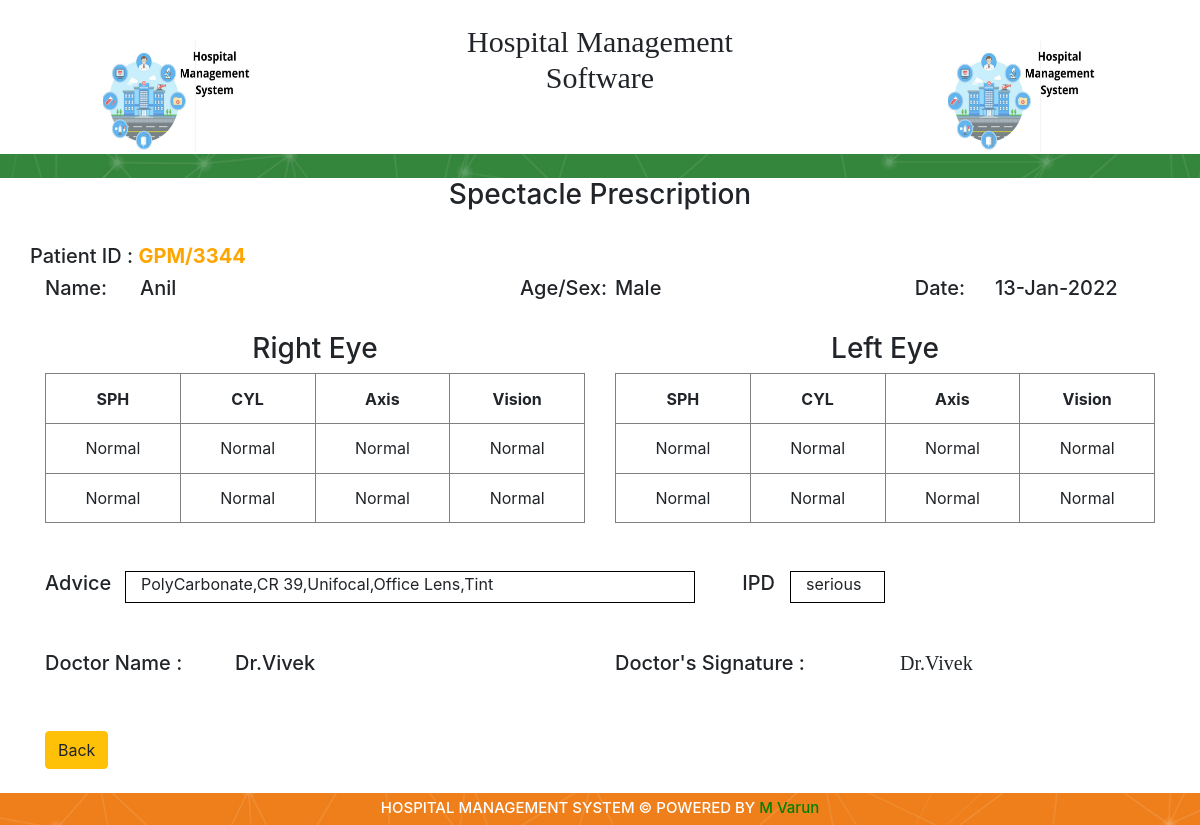
/prescription_details/?id=1 (signed in), run on the app's committed database.
### tables this page shows
CREATE TABLE `appointment_details` (
  `id` int(11) NOT NULL AUTO_INCREMENT,
  `Patient_Id` varchar(45) DEFAULT NULL,
  `Token_Number` varchar(45) DEFAULT NULL,
  `Type` varchar(45) DEFAULT NULL,
  `Doctor` varchar(45) DEFAULT NULL,
  `Fees` varchar(45) DEFAULT NULL,
  `Validity_Period` varchar(45) DEFAULT NULL,
  `Time_Slots` varchar(45) DEFAULT NULL,
  `created_by` int(11) DEFAULT NULL,
  `created_datetime` datetime DEFAULT NULL,
  `updated_by` int(11) DEFAULT NULL,
  `updated_datetime` datetime DEFAULT NULL,
  `deleted_by` int(11) DEFAULT NULL,
  `deleted_datetime` datetime DEFAULT NULL,
  `status` enum('Active','Inactive','Deleted') DEFAULT 'Active',
  `op_date` varchar(45) DEFAULT NULL,
  `op_status` int(11) DEFAULT '1',
  PRIMARY KEY (`id`),
  UNIQUE KEY `Token_Number_UNIQUE` (`Token_Number`)
);

CREATE TABLE `patient_registration` (
  `id` int(11) NOT NULL AUTO_INCREMENT,
  `Patient_Name` varchar(50) DEFAULT NULL,
  `Patient_Id` varchar(45) DEFAULT NULL,
  `Aadhar_Number` varchar(45) DEFAULT NULL,
  `Relation_Name` varchar(45) DEFAULT NULL,
  `Gender` varchar(45) DEFAULT NULL,
  `Blood_Group` varchar(45) DEFAULT NULL,
  `Date_of_Birth` varchar(45) DEFAULT NULL,
  `Age` varchar(45) DEFAULT NULL,
  `Mobile_Number` varchar(45) DEFAULT NULL,
  `Emergency_Mobile_Number` varchar(45) DEFAULT NULL,
  `Email` varchar(45) DEFAULT NULL,
  `Pincode` varchar(45) DEFAULT NULL,
  `Address` varchar(45) DEFAULT NULL,
  `Landmark` varchar(45) DEFAULT NULL,
  `Photo` varchar(45) DEFAULT NULL,
  `created_by` int(11) DEFAULT NULL,
  `created_datetime` datetime DEFAULT NULL,
  `updated_by` int(11) DEFAULT NULL,
  `updated_datetime` datetime DEFAULT NULL,
  `deleted_by` int(11) DEFAULT NULL,
  `deleted_datetime` datetime DEFAULT NULL,
  `status` enum('Active','Inactive','Deleted') DEFAULT 'Active',
  PRIMARY KEY (`id`),
  UNIQUE KEY `Aadhar_Number_UNIQUE` (`Aadhar_Number`),
  UNIQUE KEY `Patient_Id_UNIQUE` (`Patient_Id`)
);

CREATE TABLE `prescription` (
  `id` int(11) NOT NULL AUTO_INCREMENT,
  `patient_id` varchar(45) DEFAULT NULL,
  `r_dv_sph` varchar(45) DEFAULT NULL,
  `r_dv_cyl` varchar(45) DEFAULT NULL,
  `r_dv_axis` varchar(45) DEFAULT NULL,
  `r_dv_vision` varchar(45) DEFAULT NULL,
  `r_add_sph` varchar(45) DEFAULT NULL,
  `r_add_cyl` varchar(45) DEFAULT NULL,
  `r_add_axis` varchar(45) DEFAULT NULL,
  `r_add_vision` varchar(45) DEFAULT NULL,
  `l_dv_sph` varchar(45) DEFAULT NULL,
  `l_dv_cyl` varchar(45) DEFAULT NULL,
  `l_dv_axis` varchar(45) DEFAULT NULL,
  `l_dv_vision` varchar(45) DEFAULT NULL,
  `l_add_sph` varchar(45) DEFAULT NULL,
  `l_add_cyl` varchar(45) DEFAULT NULL,
  `l_add_axis` varchar(45) DEFAULT NULL,
  `l_add_vision` varchar(45) DEFAULT NULL,
  `advice` varchar(200) DEFAULT NULL,
  `ipd` varchar(45) DEFAULT NULL,
  `admit` varchar(45) DEFAULT 'No',
  `created_by` int(11) DEFAULT NULL,
  `created_datetime` datetime DEFAULT NULL,
  `updated_by` int(11) DEFAULT NULL,
  `updated_datetime` datetime DEFAULT NULL,
  `deleted_by` int(11) DEFAULT NULL,
  `deleted_datetime` datetime DEFAULT NULL,
  `status` enum('Active','Inactive','Deleted') DEFAULT 'Active',
  PRIMARY KEY (`id`)
);

### prescription_details/index.php (the view, shortened to what this page needs)
<?php ;
include '../dbConfig.php';
if(isset($_GET['id']))
	{
		$id  = $_GET['id'];
		$query = "SELECT * from appointment_details where id = '$id'";
		$result1 = mysqli_query($conn,$query);
		$row = mysqli_fetch_array($result1);
		$repa = $row['Patient_Id'];
		$query1 = "SELECT * from patient_registration where Patient_Id= '$repa'";
		$result2 = mysqli_query($conn,$query1);
		$row1 = mysqli_fetch_array($result2);
		$query3 = "SELECT * FROM prescription WHERE patient_id = '$repa'";
		$result3 = mysqli_query($conn,$query3);
		$row3 = mysqli_fetch_array($result3);
	}
	else
	{
		header('Location:../Appointment_Details/');
	}
?>
<!DOCTYPE html>
<html>
<head>
	<link rel="stylesheet" href="https://cdnjs.cloudflare.com/ajax/libs/font-awesome/4.7.0/css/font-awesome.min.css">
	<link rel="stylesheet" href="https://stackpath.bootstrapcdn.com/bootstrap/4.3.1/css/bootstrap.min.css">
	<link rel="stylesheet" href="https://cdnjs.cloudflare.com/ajax/libs/select2/4.0.10/css/select2.min.css">
</head>
<body>
	<?php include '../header.php'; ?>
	<div class="container">
		<div class="text-center">
		<h3>Spectacle Prescription</h3>
	     </div>
	     <br>
		<div class="row">
			<h5>Patient ID : <b style="color:orange;"> GPM/<?php echo $row['Patient_Id']; ?> </b></h5>
		</div>
		<div class="row">
			<div class="col-md-1">
				<h5>Name:</h5>
			</div>
			<div class="col-md-2">
				<h5><?php echo $row1['Patient_Name']; ?></h5>
			</div>
			<div class="col-md-2"></div>
			<div class="col-md-1">
				<h5>Age/Sex:</h5>
			</div>
			<div class="col-md-1">
				<h5><?php echo $row1['Gender']; ?></h5>
			</div>
			<div class="col-md-2"></div>
			<div class="col-md-1" style="text-align: right;" >
				<h5>Date:</h5>
			</div>
			<div class="col-md-2" style="align-items: left;">
				<h5 ><?php echo date('d-M-Y'); ?></h5>
			</div>
		</div>
		<br>
		<div class="row">
			<div class="col-md-6">
				<div class="text-center">
		            <h3>Right Eye</h3>
	            </div>
	            <table border="1" style="height:150px;width:100%;text-align: center;">
	            	<tr>
	            		<th>SPH</th>
	            		<th>CYL</th>
	            		<th>Axis</th>
	            		<th>Vision</th>
	            	</tr>
	            	<tr>
	            		<td><?php echo $row3['r_dv_sph']; ?></td>
	            		<td><?php echo $row3['r_dv_cyl']; ?></td>
	            		<td><?php echo $row3['r_dv_axis']; ?></td>
	            		<td><?php echo $row3['r_dv_vision']; ?></td>
	            	</tr>
	            	<tr>
	            		<td><?php echo $row3['r_add_sph']; ?></td>
	            		<td><?php echo $row3['r_add_cyl']; ?></td>
	            		<td><?php echo $row3['r_add_axis']; ?></td>
	            		<td><?php echo $row3['r_add_vision']; ?></td>
	            	</tr>
	            </table>
			</div>
			<div class="col-md-6">
				<div class="text-center">
		            <h3>Left Eye</h3>
	            </div>
	            <table border="1" style="height:150px;width:100%;text-align: center;">
	            	<tr>
	            		<th>SPH</th>
	            		<th>CYL</th>
	            		<th>Axis</th>
	            		<th>Vision</th>
	            	</tr>
	            	<tr>
	            		<td><?php echo $row3['l_dv_sph']; ?></td>
	            		<td><?php echo $row3['l_dv_cyl']; ?></td>
	            		<td><?php echo $row3['l_dv_axis']; ?></td>
	            		<td><?php echo $row3['l_dv_vision']; ?></td>
	            	</tr>
	            	<tr>
	            		<td><?php echo $row3['l_add_sph']; ?></td>
	            		<td><?php echo $row3['l_add_cyl']; ?></td>
	            		<td><?php echo $row3['l_add_axis']; ?></td>
	            		<td><?php echo $row3['l_add_vision']; ?></td>
	            	</tr>
	            </table>
			</div>
		</div>
		<br>
		<br>
		<div class="row">
			<div class="col-md-1">
				<h5>Advice</h5>
			</div>
			<div class="col-md-6 " style="border: 1px solid black; width: 100%" >
				<?php echo $row3['advice']; ?>
			</div>
			<div class="col-md-1" style="text-align: right;"><h5>IPD</h5></div>
			<div class="col-md-1" style="border: 1px solid black; width: 100%" >
				<?php echo $row3['ipd']; ?>
			</div>
		</div>
		<br>
		<br>
		<div class="row">
			<div class="col-md-2">
				<h5>Doctor Name : </h5>
			</div>
			<div class="col-md-3"> <h5><?php echo $row['Doctor']; ?></h5></div>
			<div class="col-md-1"></div>
			<div class="col-md-3"><h5>Doctor's Signature : </h5></div>
			<div class="col-md-3" style="font-family: italic;"><h5><?php echo $row['Doctor']; ?></div>
		</div>
		<br>
		<br>
		<div class="row">
			<div class="col-md-2">
				<a href="../Appointment_Details/" class="btn btn-warning">Back</a>
			</div>
		</div>
	</div>
	<br>
	<?php include '../footer.php'; ?>
</body>
</html>

### data on the page
appointment_details: Patient_Id "3344", Doctor "Dr.Vivek"
patient_registration: Patient_Name "Anil", Gender "Male"
prescription: r_dv_sph "Normal", r_dv_cyl "Normal", r_dv_axis "Normal", r_dv_vision "Normal", r_add_sph "Normal", r_add_cyl "Normal", r_add_axis "Normal", r_add_vision "Normal", l_dv_sph "Normal", l_dv_cyl "Normal", l_dv_axis "Normal", l_dv_vision "Normal", l_add_sph "Normal", l_add_cyl "Normal", l_add_axis "Normal", l_add_vision "Normal", advice "PolyCarbonate,CR 39,Unifocal,Office Lens,Tint", ipd "serious"
